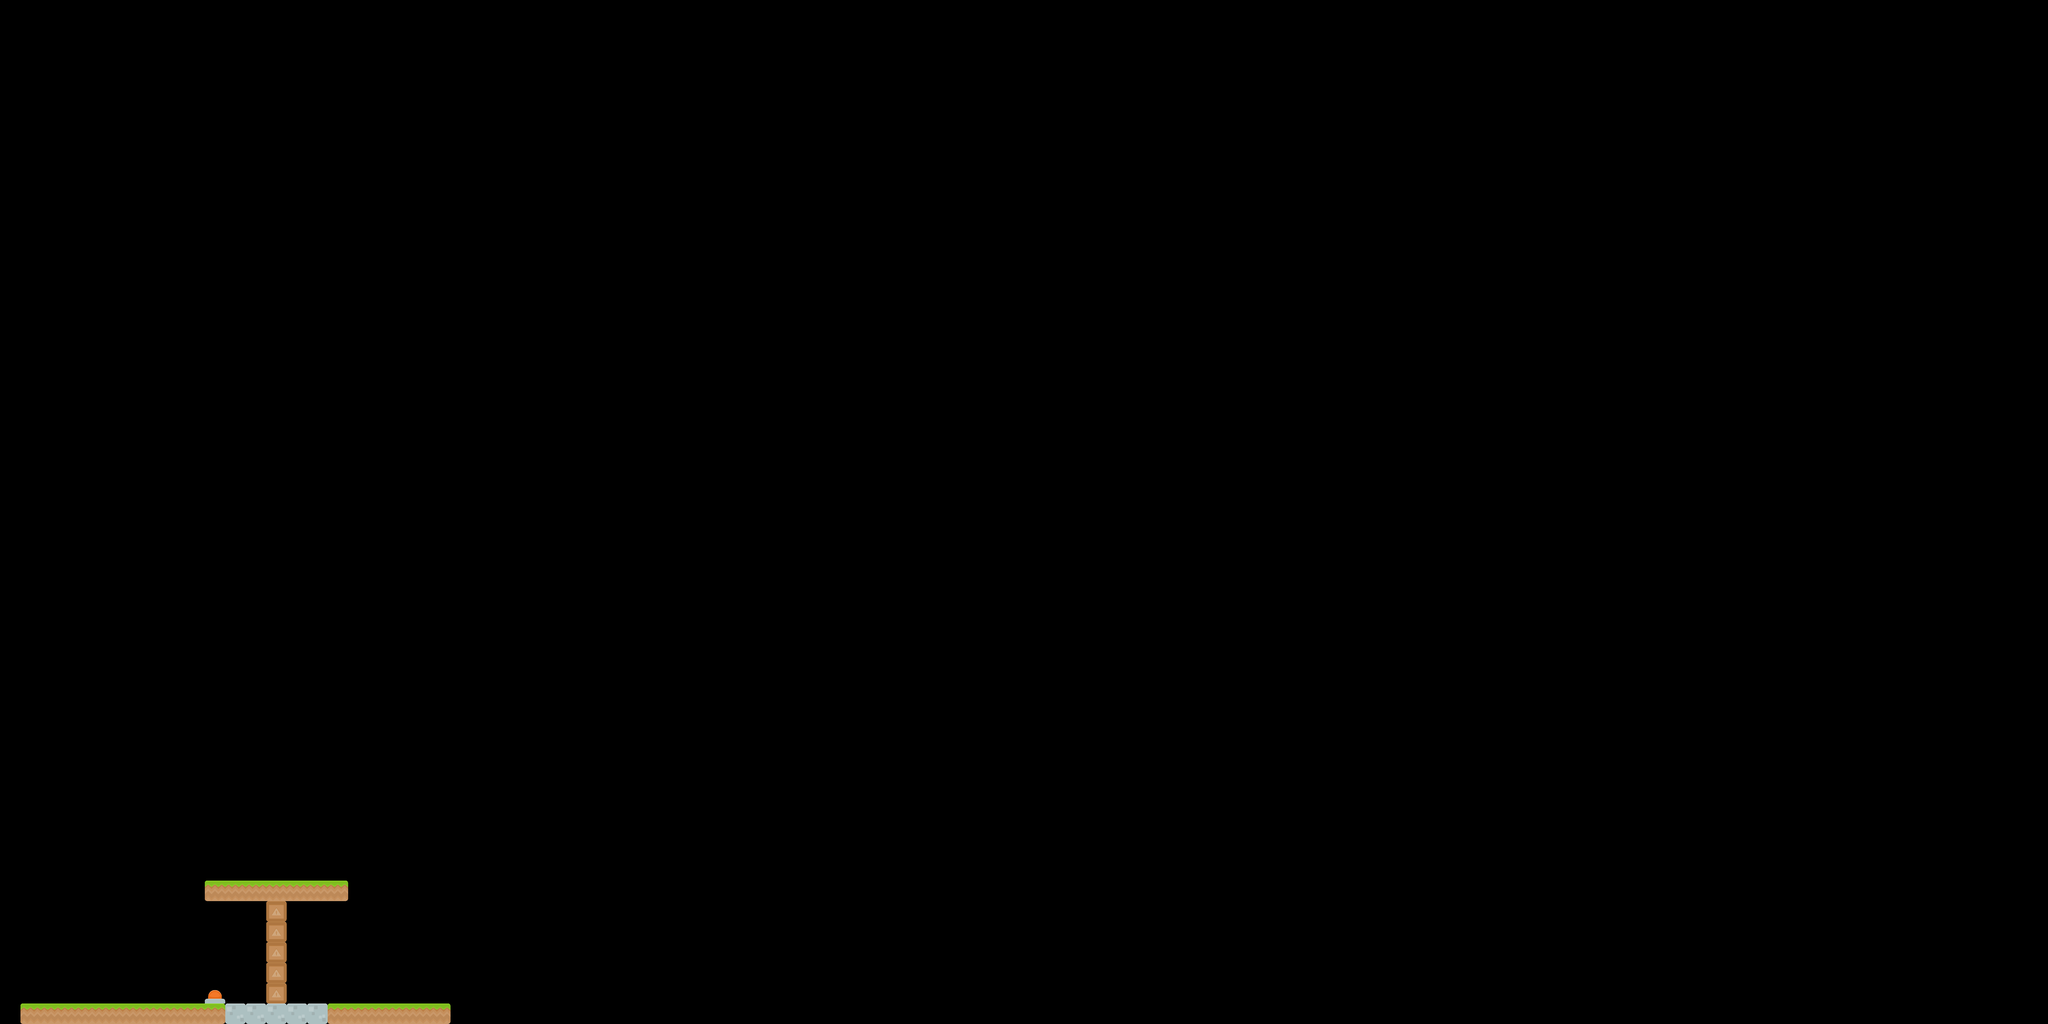

This is a level from a 2D game, rendered from its Tiled map with the project's own tilesets. A one-line summary and the map file follow, with tile-layer data summarised:
An orthogonal 100x50 tile map with 64x64 px tiles, 3 tile layers (background, ground, foreground) and 1 object (DoorButton).

<map version="1.4" tiledversion="1.4.2" orientation="orthogonal" renderorder="right-down" width="100" height="50" tilewidth="64" tileheight="64" infinite="0" nextlayerid="6" nextobjectid="3">
 <tileset firstgid="1" source="level1.tsx" />
 <layer id="4" name="background" width="100" height="50">
  <data>[5000 cells, 0 non-empty, 0 distinct tile ids]</data>
 </layer>
 <layer id="1" name="ground" width="100" height="50">
  <data>[5000 cells, 29 non-empty, 5 distinct tile ids]</data>
 </layer>
 <layer id="5" name="foreground" width="100" height="50">
  <data>[5000 cells, 5 non-empty, 1 distinct tile ids]</data>
 </layer>
 <objectgroup id="2" name="buttons">
  <object id="1" name="DoorButton" x="652" y="3094.67" width="33.3333" height="33.3333">
   <ellipse />
  </object>
 </objectgroup>
</map>
